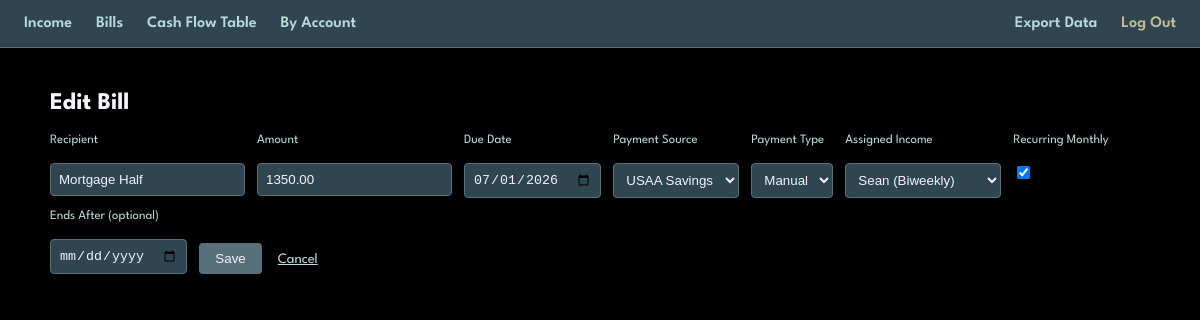
The app's page /bills/8/edit/ (signed in) with its own data.
### bills/models.py (models this page shows, shortened)
class Bill(models.Model):
    SOURCE_CHOICES = [
        ('usaa', 'USAA'),
        ('usaa_savings', 'USAA Savings'),
        ('chase', 'Chase'),
        ('capone', 'CapOne'),
    ]
    TYPE_CHOICES = [
        ('auto', 'Auto'),
        ('manual', 'Manual'),
    ]
    owner = models.ForeignKey(User, on_delete=models.CASCADE)
    recipient = models.CharField(max_length=100)
    amount = models.DecimalField(max_digits=10, decimal_places=2)
    due_date = models.DateField(help_text="First/anchor due date")
    payment_source = models.CharField(max_length=20, choices=SOURCE_CHOICES)
    payment_type = models.CharField(max_length=10, choices=TYPE_CHOICES)
    income = models.ForeignKey(Income, on_delete=models.PROTECT, related_name='bills')
    paid = models.BooleanField(default=False, help_text="Used only for one-time (non-recurring) bills")
    is_recurring = models.BooleanField(default=True, help_text="Repeats monthly on the same day. Uncheck for a one-time bill.")
    recurrence_end_date = models.DateField(null=True, blank=True, help_text="Optional. Recurring bill stops after this date (e.g. final loan payment).")
    class Meta:
        ordering = ['due_date']

### bills/views.py (the view)
# urls.py: path('<int:pk>/edit/', views.bill_edit, name='bill_edit'),
@login_required
def bill_edit(request, pk):
    bill = get_object_or_404(Bill, pk=pk, owner=request.user)
    if request.method == 'POST':
        form = BillForm(request.POST, instance=bill, user=request.user)
        if form.is_valid():
            form.save()
            return redirect('bill_list')
    else:
        form = BillForm(instance=bill, user=request.user)
    return render(request, 'bills/bill_edit.html', {'form': form, 'bill': bill})

### bills/forms.py
class BillForm(forms.ModelForm):
    class Meta:
        model = Bill
        fields = ['recipient', 'amount', 'due_date', 'payment_source', 'payment_type', 'income', 'is_recurring', 'recurrence_end_date']
        widgets = {
            'due_date': forms.DateInput(attrs={'type': 'date'}),
            'recurrence_end_date': forms.DateInput(attrs={'type': 'date'}),
            'recipient': forms.TextInput(attrs={'autofocus': True}),
        }
    def __init__(self, *args, **kwargs):
        user = kwargs.pop('user', None)
        super().__init__(*args, **kwargs)
        if user is not None:
            self.fields['income'].queryset = self.fields['income'].queryset.model.objects.filter(owner=user)
        self.fields['due_date'].label = 'First Due Date'
        self.fields['is_recurring'].label = 'Recurring Monthly'
        self.fields['recurrence_end_date'].label = 'Ends After (optional)'
        self.fields['recurrence_end_date'].required = False

### income/models.py (called while the page is built)
    def __str__(self):
        return f"{self.source} ({self.get_frequency_display()})"

### bills/templates/bills/bill_edit.html (shortened to what this page needs)
{% extends 'base.html' %}
{% block content %}
    <h2>Edit Bill</h2>
    <form method="post" class="form-row" style="align-items:flex-start;">
        <div>
            <label for="{{ form.recipient.id_for_label }}">Recipient</label><br>
            {{ form.recipient }}
        </div>
        <div>
            <label for="{{ form.amount.id_for_label }}">Amount</label><br>
            {{ form.amount }}
        </div>
        <div>
            <label for="{{ form.due_date.id_for_label }}">Due Date</label><br>
            {{ form.due_date }}
        </div>
        <div>
            <label for="{{ form.payment_source.id_for_label }}">Payment Source</label><br>
            {{ form.payment_source }}
        </div>
        <div>
            <label for="{{ form.payment_type.id_for_label }}">Payment Type</label><br>
            {{ form.payment_type }}
        </div>
        <div>
            <label for="{{ form.income.id_for_label }}">Assigned Income</label><br>
            {{ form.income }}
        </div>
        <div>
            <label for="{{ form.is_recurring.id_for_label }}">Recurring Monthly</label><br>
            {{ form.is_recurring }}
        </div>
        <div>
            <label for="{{ form.recurrence_end_date.id_for_label }}">Ends After (optional)</label><br>
            {{ form.recurrence_end_date }}
        </div>
        <div style="align-self:flex-end;">
            <button type="submit">Save</button>
            <a href="{% url 'bill_list' %}" class="action-link" style="margin-left:12px;">Cancel</a>
        </div>
    </form>
{% endblock %}

### static/css/style.css (style rules this page uses)
body { background:#000000; color:#f4f4f9; font-family: 'League Spartan', sans-serif; margin:0; }
input, select { background:#2f4550; color:#f4f4f9; border:1px solid #586f7c; padding:8px; border-radius:4px; }
button { background:#586f7c; color:#f4f4f9; border:none; padding:8px 16px; border-radius:4px; cursor:pointer; }
.form-row { display:flex; gap:12px; flex-wrap:wrap; align-items:center; margin-bottom:16px; }
a.action-link { color:#b8dbd9; margin-right:10px; font-size:0.9em; }
label { font-size:0.8em; color:#b8dbd9; display:block; margin-bottom:2px; }

### records on screen
Bill: recipient "Mortgage Half", amount "1350.00", due_date "07/01/2026", payment_source "USAA Savings", payment_type "Manual", income "Sean (Biweekly)", is_recurring "☑"
